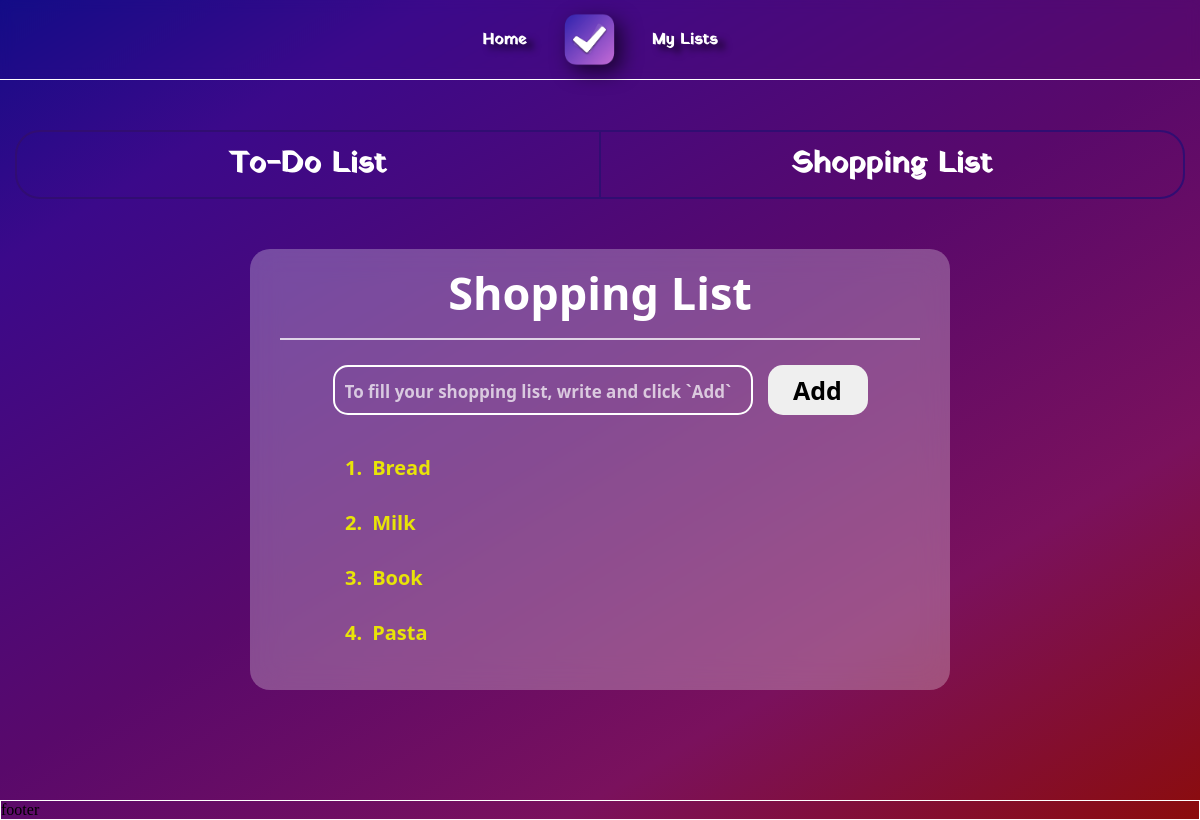
Before: / with the older database file.
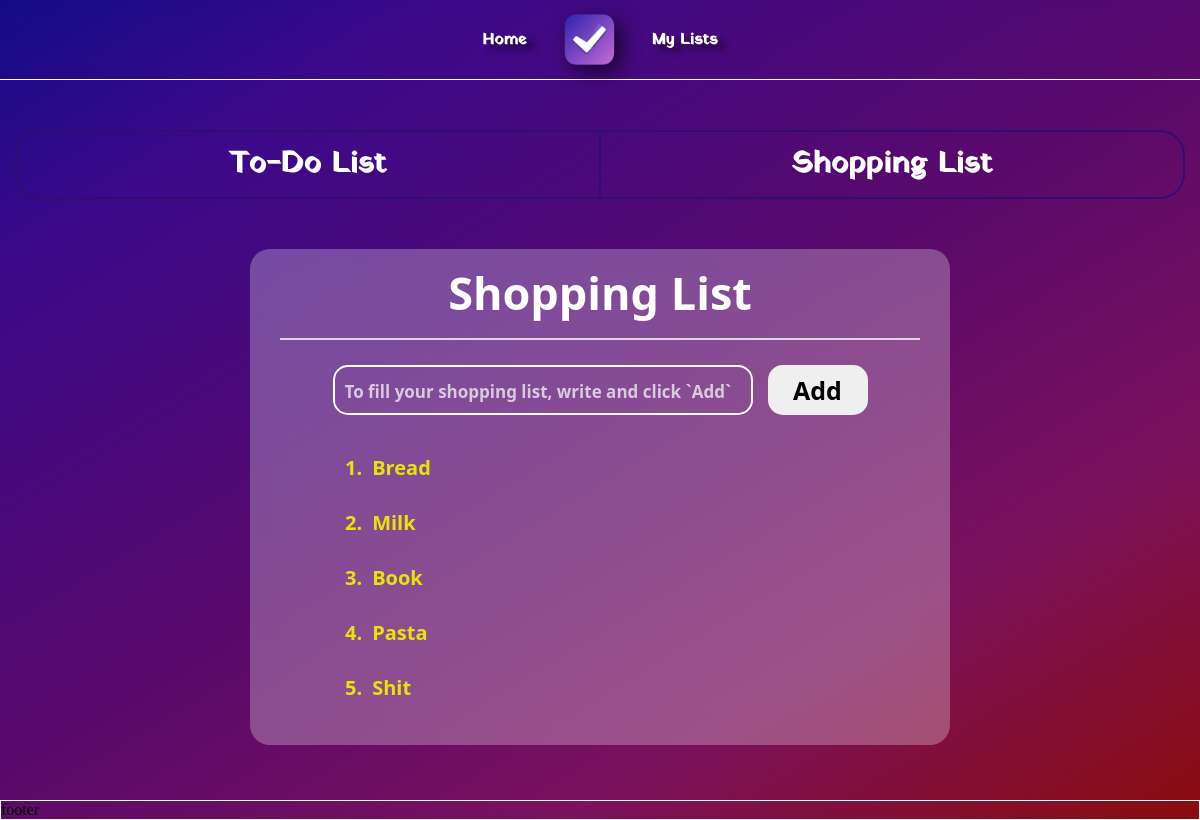
After: the same page with the newer database file.
### tables this page shows
CREATE TABLE shoping (id INTEGER PRIMARY KEY UNIQUE NOT NULL, title STRING NOT NULL);

### main.py (the view)
@app.route('/')
def index():
    shoping_tasks = db.get_shoping()
    return render_template("index.html", shoping_tasks=shoping_tasks)

### db_manager.py (called while the page is built)
    def get_shoping(self) -> list:
        self.sql.execute("SELECT * FROM shoping")
        shoping = self.sql.fetchall()
        print("[i] Shoping loaded.")
        return shoping

### templates/index.html (shortened to what this page needs)
{% extends "base.html" %}
{% block content %}
<main class="main">
    <section class="menu-choosing">
        <div class="container">
            <div class="menu-choosing__menu-bar">
                <div class="menu-choosing__menu-bar__item left-button" onmouseover="showImage('left')"
                    onmouseout="hideImage('left')">
                    <h2>To-Do List</h2>
                </div>
                <div class="menu-choosing__menu-bar__item right-button" onmouseover="showImage('right')"
                    onmouseout="hideImage('right')">
                    <h2>Shopping List</h2>
                </div>
            </div>
        </div>
    </section>
    <section class="list">
        <div class="container">
            <div class="list__main-block">
                <div class="list__main-block__shopping">
                    <h1>Shopping List</h1>
                    <form action="/create_shoping_item" method="POST" class="list__main-block__shopping__input-block">
                        <input type="text" class="shopping__input-title" name="shoping_title"
                            placeholder="To fill your shopping list, write and click `Add`" required>
                        <button class="input__add" type="submit">Add</button>
                    </form>
                    <ol class="list__main-block__shopping__list">
                        {% if shoping_tasks|length %}
                        {% for item in shoping_tasks %}
                        <li class="list__main-block__shopping__list__item">{{ item[1] }} </li>
                        {% endfor %}
                        {% else %}
                        <p class="clear-list">Your list is clear now.</p>
                        {% endif %}
                    </ol>
                </div>
            </div>
        </div>
    </section>
</main>
{% endblock%}

Changed rows visible on the page:
added shoping: title "Shit"
